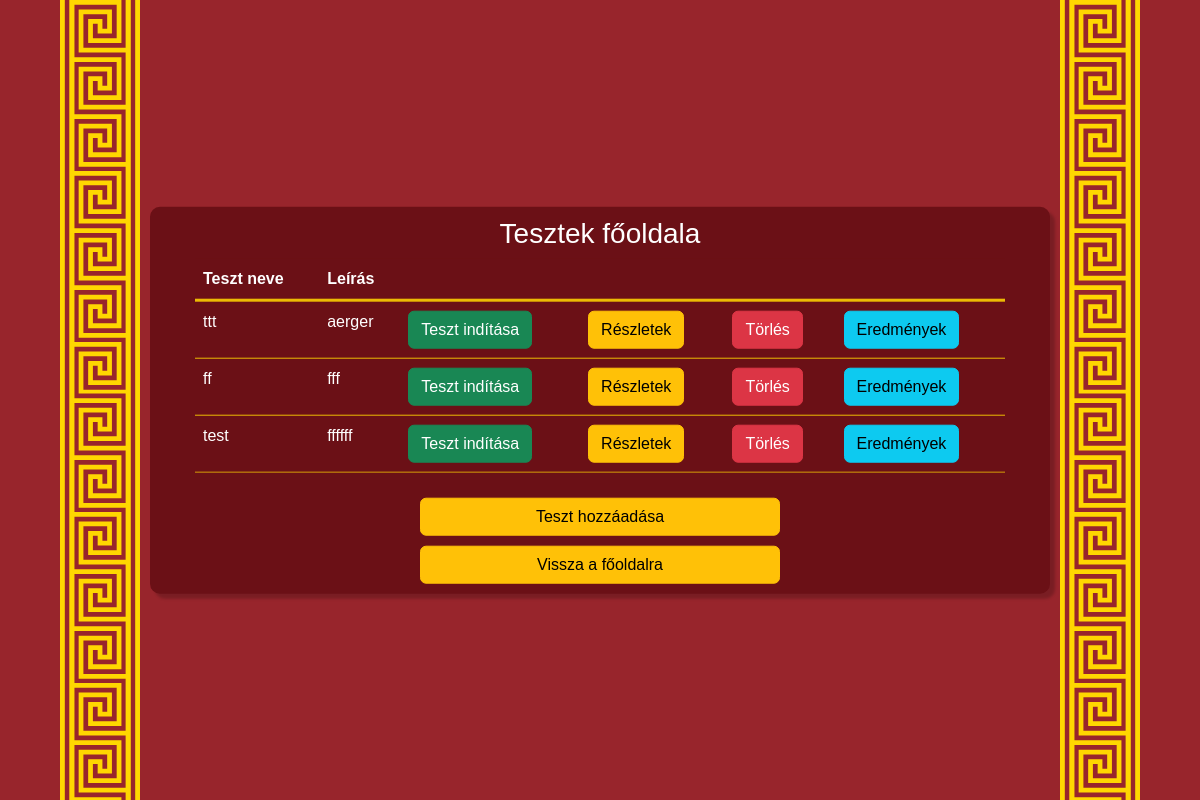
/test/ (signed in), run on an earlier commit of the app's database.
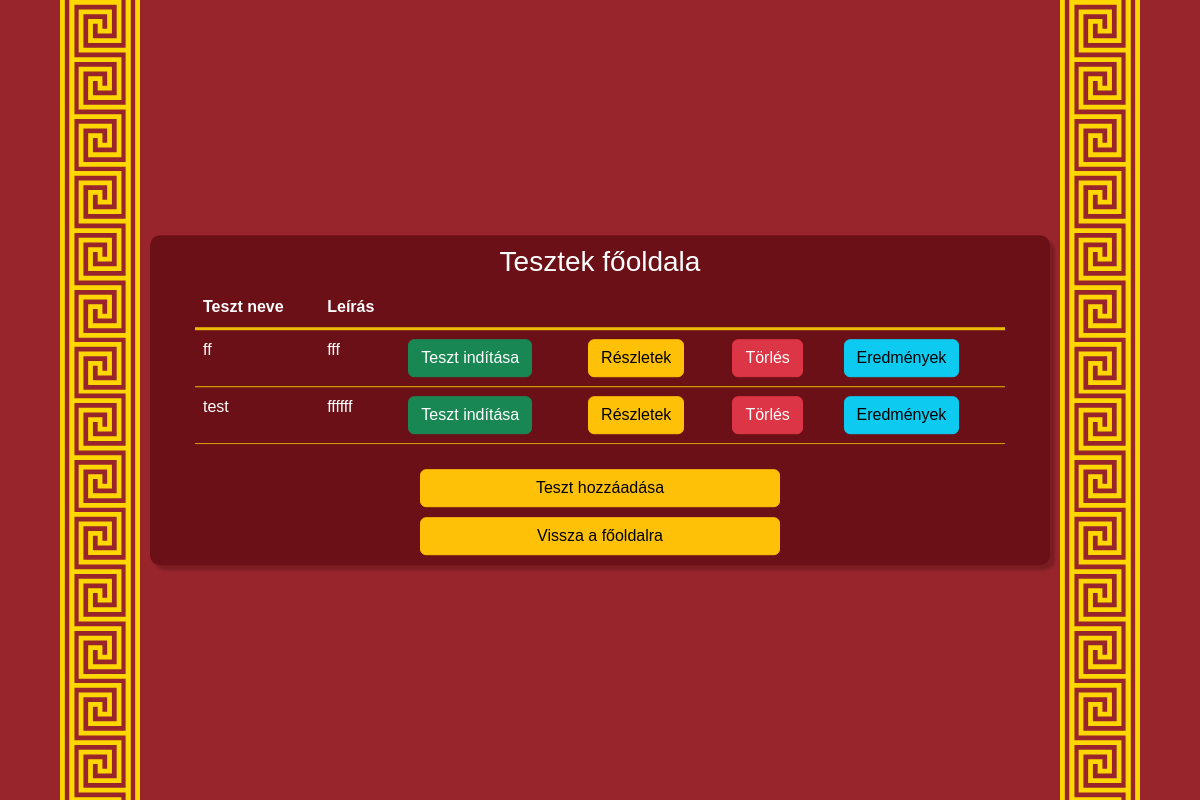
And on a later commit of the database.
### roman_map/models.py (models this page shows, shortened)
class Quiz(models.Model):
    id = models.BigAutoField(primary_key=True)
    title = models.CharField(max_length=255)
    description = models.TextField()
    created_date = models.DateTimeField(auto_now_add=True)
    created_by = models.ForeignKey(CustomUser, on_delete=models.CASCADE, related_name='created_quizzes', null=True, blank=True)

### roman_map/views.py (the view)
# urls.py: path('test/', views.teszt, name='teszt'),
def teszt(request):
    try:
        all_quizs = Quiz.objects.all()
        return render(request,'quiz/test.html',{"quiz_list":all_quizs})
    except Exception as e:
        db_logger.error("Hiba: "+str(e))
        messages.error(request, "Hiba a 'teszt' oldal betöltése során")
        return redirect('fooldal')

### roman_map/templates/quiz/test.html (shortened to what this page needs)
{% load static %}
<!DOCTYPE html>
<html lang="en">
<head>
    <link rel="stylesheet" href="{% static 'styles/tests.css' %}">
    <link href="https://cdn.jsdelivr.net/npm/bootstrap@5.3.3/dist/css/bootstrap.min.css" rel="stylesheet">
</head>
<body class= "tests-background">
    {% include "pages/messages.html" %}
    <div class="page-pattern left-pattern"></div>
        {% block content %}
            <div class="content">
                <h3>Tesztek főoldala</h3>
                    {% if quiz_list.count %}
                        <div class="table-responsive">
                            <table class="table sajat-table">
                                <thead class="sajat-head">
                                    <tr>
                                        <th>Teszt neve</th>
                                        <th>Leírás</th>
                                        <th></th>
                                        <th></th>
                                        <th></th>
                                        <th></th>
                                    </tr>
                                </thead>
                                <tbody>
                                    {% for quiz in quiz_list %}
                                        <tr class="quiz-list" id="{{ quiz.id }}">
                                            <td class="td title-td"><p>{{ quiz.title }}</p></td>
                                            <td class="td description-td"><p>{{ quiz.description }}</p></td>
                                            <td class="td"><a href="{% url 'teszt_inditasa' quiz.id %}" class="btn btn-success">Teszt indítása</a></td>
                                            {% if user.tanar %}
                                                <td class="td"><a href="{% url 'teszt_reszletei' quiz.id %}" class="btn btn-warning">Részletek</a></td>
                                                <td class="td"><a href="{% url 'teszt_torlese' quiz.id %}" onclick="return confirmDelete(event, this.href, 'Teszt');" class="btn btn-danger">Törlés</a></td>
                                                <td class="td"><a href="{% url 'teszteredmenyek' quiz.id %}" class="btn btn-info">Eredmények</a></td>
                                            {% endif %}
                                        </tr>
                                    {% endfor %}
                                </tbody>
                            </table>
                        </div>
                    {% else %}
                        <div class="bg-warning text-dark" id="nincs-teszt">
                            <p>Még nincs teszt.</p>
                            {% if user.tanar %}<p>A teszt hozzáadása gombra kattintva létrehozhat egyet!</p>{% endif %}
                        </div>
                    {% endif %}
                <div id="test-home-buttons">
                    {% if user.tanar %}<a href="{% url 'uj_teszt_keszitese' %}" class="btn btn-warning hozzaadas-gomb">Teszt hozzáadása</a>{% endif %}
                    <a href="{% url 'fooldal' %}" class="btn btn-warning" id="panel-home-btn">
                        <span class="btn-text">Vissza a főoldalra</span>
                    </a>
                </div>
            </div>
        {% endblock content %}
    <div class="page-pattern right-pattern"></div>
</body>
</html>

What changed in the data, as far as the page shows it:
removed Quiz: title "ttt", description "aerger"
